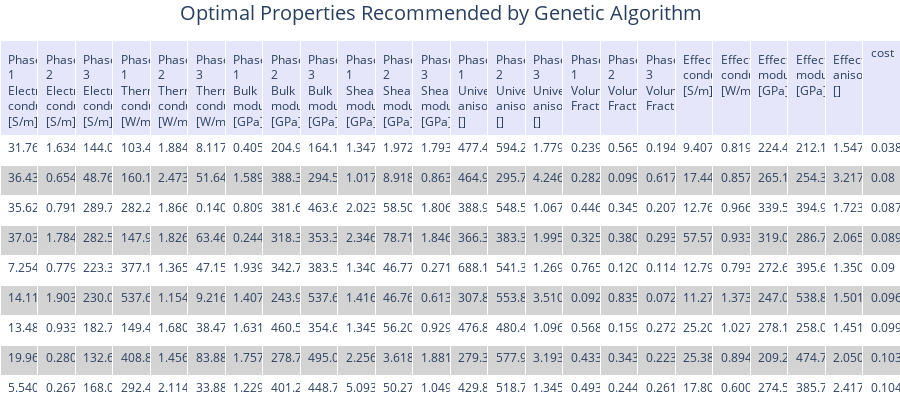

The code cell stored with this chart in its notebook:
### Markdown cell above
Print the optimization results as a table. Each row represents a *theoretical* material.

### Code cell
visualizer.print_table_of_best_designs(rows=10)

### Figure 1 — Plotly figure (JSON) as saved in the notebook; plotly's stock layout.template omitted (floating-point values rounded to 4 significant figures; data arrays with more than 128 entries replaced by an {"elided": "..."} marker saying what was removed)
{"data": [{"cells": {"align": "left", "fill": {"color": [["white", "lightgrey", "white", "lightgrey", "white", "lightgrey", "white", "lightgrey", "white", "lightgrey"]]}, "font": {"size": 12}, "height": 30, "values": {"elided": "24x10 float values"}}, "columnwidth": 1000, "header": {"align": "left", "fill": {"color": "lavender"}, "font": {"size": 12}, "height": 30, "values": ["Phase 1 Electrical conductivity, [S/m]", "Phase 2 Electrical conductivity, [S/m]", "Phase 3 Electrical conductivity, [S/m]", "Phase 1 Thermal conductivity, [W/m/K]", "Phase 2 Thermal conductivity, [W/m/K]", "Phase 3 Thermal conductivity, [W/m/K]", "Phase 1 Bulk modulus, [GPa]", "Phase 2 Bulk modulus, [GPa]", "Phase 3 Bulk modulus, [GPa]", "Phase 1 Shear modulus, [GPa]", "Phase 2 Shear modulus, [GPa]", "Phase 3 Shear modulus, [GPa]", "Phase 1 Universal anisotropy, []", "Phase 2 Universal anisotropy, []", "Phase 3 Universal anisotropy, []", "Phase 1 Volume Fraction", "Phase 2 Volume Fraction", "Phase 3 Volume Fraction", "EffectiveElectrical conductivity, [S/m]", "EffectiveThermal conductivity, [W/m/K]", "EffectiveBulk modulus, [GPa]", "EffectiveShear modulus, [GPa]", "EffectiveUniversal anisotropy, []", "cost"]}, "type": "table"}], "layout": {"autosize": true, "height": 400, "margin": {"b": 0, "l": 0, "r": 0, "t": 40}, "title": {"font": {"size": 20}, "text": "Optimal Properties Recommended by Genetic Algorithm", "x": 0.2}}}
